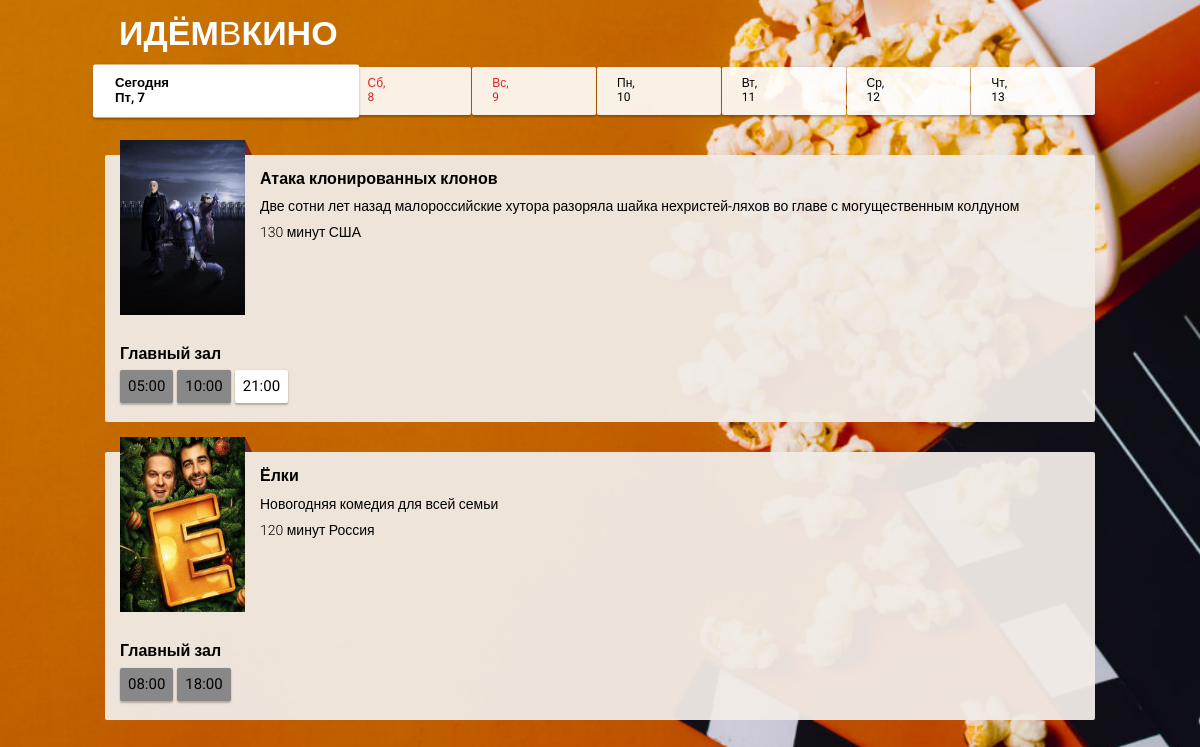
/client/index.php, run on the app's committed database.
### tables this page shows
CREATE TABLE `films` (
  `id` int NOT NULL AUTO_INCREMENT,
  `name` varchar(100) NOT NULL,
  `duration` int NOT NULL,
  `description` varchar(500) DEFAULT NULL,
  `country` varchar(50) DEFAULT NULL,
  `poster` varchar(200) DEFAULT NULL,
  PRIMARY KEY (`id`)
);

CREATE TABLE `halls` (
  `id` int NOT NULL AUTO_INCREMENT,
  `name` varchar(100) DEFAULT NULL,
  `grid` varchar(1500) DEFAULT '{"rows":2,"places":4,"grid":[0,1,1,0,2,0,0,2]}',
  `cost` varchar(200) DEFAULT '{"standart": 100, "vip":150}',
  `status` tinyint(1) DEFAULT '0',
  PRIMARY KEY (`id`)
);

CREATE TABLE `seances` (
  `id` int NOT NULL AUTO_INCREMENT,
  `hall_id` int DEFAULT NULL,
  `film_id` int DEFAULT NULL,
  `time_start` varchar(5) DEFAULT NULL,
  PRIMARY KEY (`id`),
  KEY `seances_halls_FK` (`hall_id`),
  KEY `seances_films_FK` (`film_id`),
  CONSTRAINT `seances_films_FK` FOREIGN KEY (`film_id`) REFERENCES `films` (`id`),
  CONSTRAINT `seances_halls_FK` FOREIGN KEY (`hall_id`) REFERENCES `halls` (`id`)
);

### classes/Database.php (called while the page is built, shortened)
<?php
class Database {
    private $host = 'db';
    private $db_name = 'diploma_php';
    private $username = 'diplom_user';
    private $password = '123456789Qwer1';
    private $conn;
    private function connect() {
        $this->conn = null;
        try {
            $this->conn = new PDO('mysql:host=' . $this->host . ';dbname=' . $this->db_name, $this->username, $this->password);
            $this->conn->setAttribute(PDO::ATTR_ERRMODE, PDO::ERRMODE_EXCEPTION);
        } catch (PDOException $e) {
            echo 'Connection Error: ' . $e->getMessage();
        }
    }
    public function query($query, $params = []) {
        $stmt = $this->conn->prepare($query);
        $stmt->execute();
        return $stmt->fetchAll(PDO::FETCH_ASSOC);
    }
    public function selectWhere($table, $columns, $where) {
        if(count($columns) >= 1)
            $columns_str = implode(", ", $columns);
        else
            $columns_str = '*';
        $query = "SELECT $columns_str FROM $table";
        if(count($where) >= 1) {
            $where_str = '';
            foreach ($where as $key => $value) {
                $where_str .= $key . '=' . $value . ' AND ';
            }
            $where_str = rtrim($where_str, ' AND ');
            $query .= " WHERE $where_str";
        }
        return $this->query($query);
    }
}
?>

### client/index.php (the view, shortened to what this page needs)
<? require_once $_SERVER['DOCUMENT_ROOT'] . '/service/header.php'; ?>
<!DOCTYPE html>
<html lang="ru">
<head>
    <link rel="stylesheet" href="css/normalize.css">
    <link rel="stylesheet" href="css/styles.css">
</head>
<body>
<header class="page-header">
    <h1 class="page-header__title">Идём<span>в</span>кино</h1>
</header>
<nav class="page-nav">
    <?php
    $first = 'page-nav__day_today page-nav__day_chosen';
    $days = ['Вс', 'Пн', 'Вт', 'Ср', 'Чт', 'Пт', 'Сб'];
    for ($i = 0; $i < 7; $i++):
        $day = strtotime("+$i day");
        $dayWeek = $days[date('w', $day)];
        $class = '';
        if (date('w', $day) == 0 || date('w', $day) == 6)
            $class = ' page-nav__day_weekend'; ?>
        <span class="page-nav__day <?= $first . $class ?>"
              data-day="<?= date('j', $day) ?>" data-fulldate="<?=date('Y-m-d')?>">
            <span class="page-nav__day-week"><?= $dayWeek ?></span><span
                    class="page-nav__day-number"><?= date('j', $day) ?></span>
        </span>
        <?php $first = '';
    endfor; ?>
</nav>
<?
$allFilms = $db->selectWhere('films', ['id', 'name', 'duration', 'poster', 'description', 'country'], []);
?>
<main>
    <? foreach ($allFilms as $film): ?>
        <section class="movie">
            <div class="movie__info">
                <div class="movie__poster">
                    <img class="movie__poster-image" alt="<?= $film['name'] ?> постер" src="<?= $film['poster'] ?>">
                </div>
                <div class="movie__description">
                    <h2 class="movie__title"><?= $film['name'] ?></h2>
                    <p class="movie__synopsis"><?= $film['description'] ?></p>
                    <p class="movie__data">
                        <span class="movie__data-duration"><?= $film['duration'] ?> минут</span>
                        <span class="movie__data-origin"><?= $film['country'] ?></span>
                    </p>
                </div>
            </div>
            <?
            $arFilmGrid = [];
            $filmSeances = $db->selectWhere('seances', ['id', 'hall_id', 'time_start'], ['film_id' => $film['id']]);
            $filmHalls = [];
            foreach ($filmSeances as $seance) {
                if (!isset($filmHalls[$seance['hall_id']])) {
                    $filmHall = $db->selectWhere('halls', ['name', 'status'], ['id' => $seance['hall_id']])[0];
                    $filmHalls[$seance['hall_id']] = [
                        'status' => $filmHall['status'],
                        'name' => $filmHall['name']
                    ];
                }
                if ($filmHalls[$seance['hall_id']]['status'] == 1) {
                    $arFilmGrid[$seance['hall_id']][] = [
                        'id' => $seance['id'],
                        'time_start' => $seance['time_start']
                    ];
                }
            }
            foreach ($arFilmGrid as $hallID => $seances):?>
                <div class="movie-seances__hall">
                    <h3 class="movie-seances__hall-title"><?= $filmHalls[$hallID]['name'] ?></h3>
                    <ul class="movie-seances__list">
                        <?
                        usort($seances, "cmp");
                        foreach ($seances as $seance):?>
                            <li class="movie-seances__time-block">
                                <?$timeClass = 'movie-seances__time';
                                if($seance['time_start'] < date('H:i'))
                                    $timeClass = 'movie-seances__time-disabled';?>
                                <a class="<?=$timeClass?>" data-seanceid="<?= $seance['id'] ?>" data-filmid="<?= $film['id'] ?>" data-seancetime="<?= $seance['time_start'] ?>"><?= $seance['time_start'] ?></a>
                            </li>
                        <? endforeach; ?>
                    </ul>
                </div>
            <? endforeach; ?>
        </section>
    <? endforeach; ?>
</main>
</body>
</html>

### client/css/styles.css (style rules this page uses)
* { margin: 0; padding: 0; box-sizing: border-box; }
html { font-family: "Roboto", sans-serif; font-size: 62.5%; }
body { background-image: url("../i/background.jpg"); background-size: cover; background-attachment: fixed; background-position: right; }
.page-header { padding: 1.4rem; }
.page-header__title { margin: 0; font-weight: 900; font-size: 3.4rem; color: #FFFFFF; text-transform: uppercase; }
.page-header__title span { font-weight: 100; }
.page-nav { position: sticky; top: 2px; padding-bottom: 1rem; display: flex; flex-wrap: nowrap; align-items: stretch; color: #000000; z-index: 10; }
.page-nav .page-nav__day { flex-basis: calc(100% / 8); font-size: 1.2rem; padding: 1rem; background: rgba(255, 255, 255, 0.9); box-shadow: 0px 2px 2px rgba(0, 0, 0, 0.24), 0px 0px 2px rgba(0, 0, 0, 0.12); border-radius: 2px; text-decoration: none; color: #000000; }
.page-nav .page-nav__day + .page-nav__day { margin-left: 1px; }
.page-nav .page-nav__day .page-nav__day-week::after { content: ','; }
.page-nav .page-nav__day .page-nav__day-number::before { content: ' '; }
.page-nav .page-nav__day .page-nav__day-week, .page-nav .page-nav__day .page-nav__day-number { display: block; }
.page-nav .page-nav__day_chosen { flex-grow: 1; background-color: #FFFFFF; font-weight: 700; transform: scale(1.1); }
.page-nav .page-nav__day_weekend { color: #DE2121; }
.page-nav .page-nav__day_today .page-nav__day-week::before { content: 'Сегодня'; display: block; }
.page-nav .page-nav__day_today .page-nav__day-week, .page-nav .page-nav__day_today .page-nav__day-number { display: inline; }
.movie { position: relative; padding: 1.5rem; margin-top: 3rem; background: rgba(241, 235, 230, 0.95); color: #000000; }
.movie .movie__info { display: flex; }
.movie .movie__poster { position: relative; width: 12.5rem; height: 17.5rem; }
.movie .movie__poster .movie__poster-image { position: relative; top: -3rem; width: 12.5rem; height: 17.5rem; }
.movie .movie__poster::after { content: ''; display: block; position: absolute; right: -0.7rem; top: -3rem; border: 1.5rem solid transparent; border-bottom: 0 solid transparent; border-right: 0 solid transparent; border-left: 0.7rem solid #772720; }
.movie .movie__description { flex-grow: 1; padding-left: 1.5rem; }
.movie .movie__title { font-weight: 700; font-size: 1.6rem; }
.movie .movie__synopsis { font-size: 1.4rem; margin-top: 1rem; }
.movie .movie__data { font-size: 1.4rem; font-weight: 300; margin-top: 1rem; }
.movie .movie-seances__hall .movie-seances__hall-title { font-weight: 700; font-size: 1.6rem; }
.movie .movie-seances__hall .movie-seances__list { margin-top: 0.7rem; font-size: 0; }
.movie .movie-seances__hall .movie-seances__time-block { display: inline-block; margin-bottom: 4px; }
.movie .movie-seances__hall .movie-seances__time-block:nth-last-of-type(n + 1) { margin-right: 4px; }
.movie .movie-seances__hall .movie-seances__time { display: block; padding: 8px; box-shadow: 0px 2px 2px rgba(0, 0, 0, 0.24), 0px 0px 2px rgba(0, 0, 0, 0.12); border-radius: 2px; background-color: #FFFFFF; color: #000000; text-decoration: none; font-size: 1.5rem; }
.movie .movie-seances__hall .movie-seances__time-disabled { display: block; padding: 8px; box-shadow: 0px 2px 2px rgba(0, 0, 0, 0.24), 0px 0px 2px rgba(0, 0, 0, 0.12); border-radius: 2px; background-color: #888888; pointer-events: none; text-decoration: none; font-size: 1.5rem; }
@media screen and (min-width: 479px) { .page-nav .page-nav__day { padding: 1rem 2rem; } }
@media screen and (min-width: 990px) { .page-header, nav, main { width: 990px; margin: auto; } }
@media screen and (min-width: 990px) { .movie, .buying { border-radius: 2px; } }

### data on the page
films: poster (picture), name "Атака клонированных клонов", description "Две сотни лет назад малороссийские хутора разоряла шайка нехристей-ляхов во главе с могущественным колдуном", duration "130", country "США", halls.name "Главный зал"
seances: time_start "05:00"
seances: time_start "10:00"
seances: time_start "21:00"
films: poster (picture), name "Ёлки", description "Новогодняя комедия для всей семьи", duration "120", country "Россия"
halls: name "Главный зал"
seances: time_start "08:00"
seances: time_start "18:00"

### other printed values
$dayWeek "Пт"
date('j', $day) "7"
$dayWeek "Сб"
date('j', $day) "8"
$dayWeek "Вс"
date('j', $day) "9"
$dayWeek "Пн"
date('j', $day) "10"
$dayWeek "Вт"
date('j', $day) "11"
$dayWeek "Ср"
date('j', $day) "12"
$dayWeek "Чт"
date('j', $day) "13"
